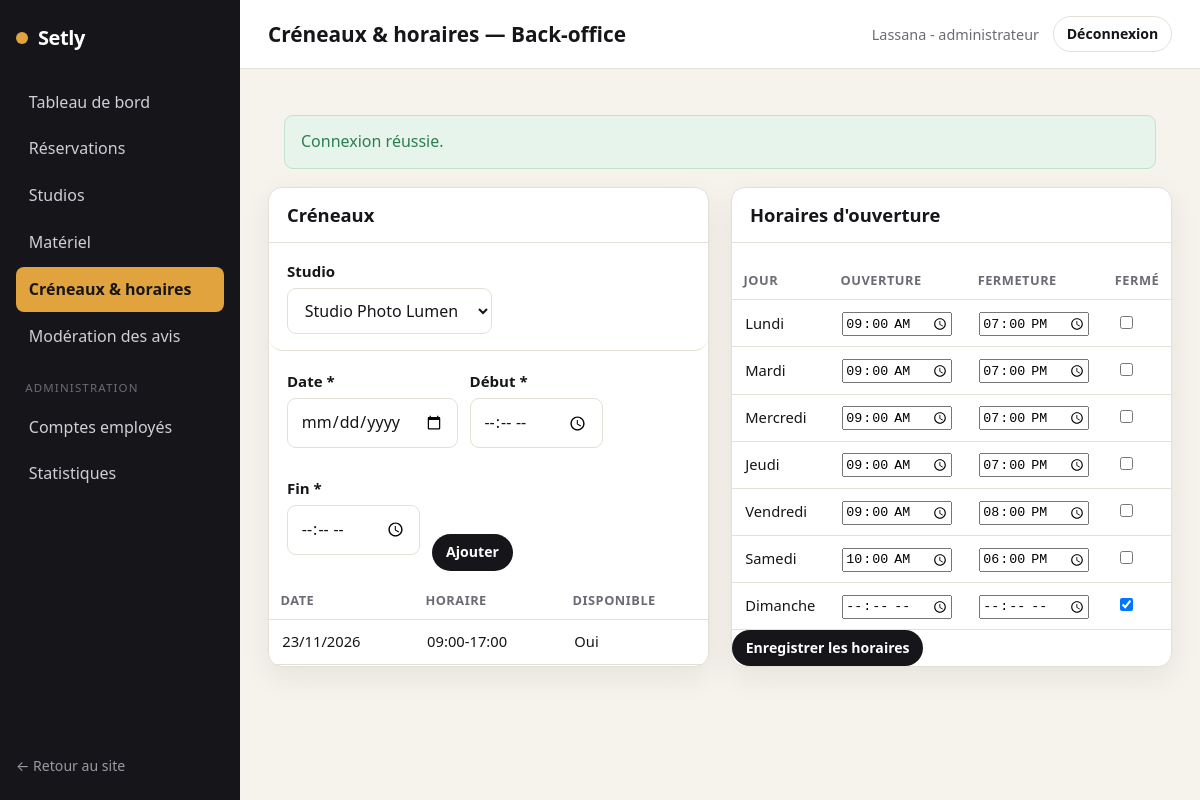
Screenshot of /back-office/creneaux (signed in) with the database file from the repository.
### tables this page shows
CREATE TABLE creneau (
    id_creneau   INT AUTO_INCREMENT PRIMARY KEY,
    id_studio    INT NOT NULL,
    date         DATE NOT NULL,
    heure_debut  TIME NOT NULL,
    heure_fin    TIME NOT NULL,
    disponible   TINYINT(1) NOT NULL DEFAULT 1,
    CONSTRAINT fk_creneau_studio FOREIGN KEY (id_studio) REFERENCES studio(id_studio) ON DELETE CASCADE
);

CREATE TABLE horaire (
    id_horaire      INT AUTO_INCREMENT PRIMARY KEY,
    jour_semaine    VARCHAR(10) NOT NULL,
    heure_ouverture TIME,
    heure_fermeture TIME,
    ferme           TINYINT(1) NOT NULL DEFAULT 0
);

### src/Controller/Controller.php (called while the page is built, shortened)
<?php
abstract class Controller
{
    protected function view(string $template, array $data = [], string $layout = 'layouts/main'): void
    {
        View::render($template, $data, $layout);
    }
}

### src/Controller/EmployeController.php (called while the page is built, shortened)
<?php
final class EmployeController extends Controller
{
    public function creneaux(Request $request): void
    {
        $idStudio = (int) $request->query('studio', 0);
        $studios  = Studio::all(true);
        if ($idStudio === 0 && $studios) {
            $idStudio = (int) $studios[0]['id_studio'];
        }
        $this->view('backoffice/creneaux', [
            'title'    => 'Créneaux & horaires — Back-office',
            'studios'  => $studios,
            'idStudio' => $idStudio,
            'creneaux' => $idStudio ? Creneau::forStudio($idStudio) : [],
            'horaires' => Horaire::all(),
        ], 'layouts/backoffice');
    }
}

### public/index.php (called while the page is built, shortened)
<?php
require __DIR__ . '/../src/bootstrap.php';
$routes = require __DIR__ . '/../config/routes.php';
$router = new Router($routes);
$router->dispatch(
    $_SERVER['REQUEST_METHOD'],
    parse_url($_SERVER['REQUEST_URI'], PHP_URL_PATH) ?: '/'
);

### src/bootstrap.php (called while the page is built, shortened)
<?php
spl_autoload_register(static function (string $class): void {
    $prefix  = 'App\\';
    $baseDir = __DIR__ . '/';
    $relative = substr($class, strlen($prefix));
    $file     = $baseDir . str_replace('\\', '/', $relative) . '.php';
});
App\Core\Config::load(require __DIR__ . '/../config/config.php');
require __DIR__ . '/helpers.php';

### src/Core/Config.php (called while the page is built, shortened)
<?php
final class Config
{
    private static array $items = [];
    public static function load(array $items): void
    {
        self::$items = $items;
    }
    public static function get(string $key, mixed $default = null): mixed
    {
        $segments = explode('.', $key);
        $value    = self::$items;
        foreach ($segments as $segment) {
            if (is_array($value) && array_key_exists($segment, $value)) {
                $value = $value[$segment];
            } else {
                return $default;
            }
        }
        return $value;
    }
}

### src/Core/Database.php (called while the page is built, shortened)
<?php
final class Database
{
    private static ?PDO $pdo = null;
    public static function connection(): PDO
    {
        if (self::$pdo instanceof PDO) {
            return self::$pdo;
        }
        $host = Config::get('db.host');
        $port = Config::get('db.port');
        $name = Config::get('db.name');
        $dsn  = "mysql:host={$host};port={$port};dbname={$name};charset=utf8mb4";
        $options = [
            PDO::ATTR_ERRMODE            => PDO::ERRMODE_EXCEPTION,
            PDO::ATTR_DEFAULT_FETCH_MODE => PDO::FETCH_ASSOC,
            PDO::ATTR_EMULATE_PREPARES   => false,
        ];
        $ca = (string) Config::get('db.ssl_ca');
        try {
            self::$pdo = new PDO($dsn, Config::get('db.user'), Config::get('db.pass'), $options);
        } catch (PDOException $e) {
            http_response_code(500);
            exit('Connexion à la base de données impossible.');
        }
        return self::$pdo;
    }
}

### src/Model/Studio.php (called while the page is built, shortened)
<?php
final class Studio
{
    public static function all(bool $withInactive = false): array
    {
        $sql = "SELECT s.*, t.libelle AS type_libelle
                FROM studio s JOIN type_studio t ON t.id_type = s.id_type";
        $sql .= " ORDER BY s.nom";
        return Database::connection()->query($sql)->fetchAll();
    }
}

### src/Core/Security.php (called while the page is built, shortened)
<?php
final class Security
{
    public static function e(?string $value): string
    {
        return htmlspecialchars((string) $value, ENT_QUOTES, 'UTF-8');
    }
}

### src/helpers.php (called while the page is built, shortened)
<?php
if (!function_exists('e')) {
    function e(?string $value): string
    {
        return Security::e($value);
    }
}

### src/Model/Creneau.php (called while the page is built, shortened)
<?php
final class Creneau
{
    public static function forStudio(int $idStudio): array
    {
        $stmt = Database::connection()->prepare(
            "SELECT * FROM creneau WHERE id_studio = :s AND date >= CURDATE()
             ORDER BY date, heure_debut LIMIT 100"
        );
        $stmt->execute([':s' => $idStudio]);
        return $stmt->fetchAll();
    }
}

### src/Model/Horaire.php (called while the page is built, shortened)
<?php
final class Horaire
{
    public static function all(): array
    {
        $rows = Database::connection()->query("SELECT * FROM horaire")->fetchAll();
        usort($rows, static fn ($a, $b) =>
            array_search($a['jour_semaine'], self::ORDER, true) <=> array_search($b['jour_semaine'], self::ORDER, true)
        );
        return $rows;
    }
}

### views/backoffice/creneaux.php (the view, shortened to what this page needs)
<div class="bo-cols">
    <div class="card">
        <div class="card__head"><h2>Créneaux</h2></div>
        <form class="filters filters--bo" method="get" action="/back-office/creneaux">
            <div class="field">
                <label for="c-studio">Studio</label>
                <select id="c-studio" name="studio" onchange="this.form.submit()">
                    <?php foreach ($studios as $s): ?>
                        <option value="<?= (int) $s['id_studio'] ?>" <?= (int) $s['id_studio'] === $idStudio ? 'selected' : '' ?>><?= e($s['nom']) ?></option>
                    <?php endforeach; ?>
                </select>
            </div>
        </form>
        <form action="/back-office/creneaux" method="post" class="form form--inline" novalidate data-validate>
            <div class="field"><label for="cr-date">Date *</label><input id="cr-date" type="date" name="date" required data-rule="required"></div>
            <div class="field"><label for="cr-deb">Début *</label><input id="cr-deb" type="time" name="heure_debut" required data-rule="required"></div>
            <div class="field"><label for="cr-fin">Fin *</label><input id="cr-fin" type="time" name="heure_fin" required data-rule="required"></div>
            <button class="btn btn--primary btn--sm" type="submit">Ajouter</button>
        </form>
        <div class="table-wrap">
            <table class="table">
                <thead><tr><th>Date</th><th>Horaire</th><th>Disponible</th></tr></thead>
                <tbody>
                    <?php foreach ($creneaux as $c): ?>
                        <tr>
                            <td><?= e(date('d/m/Y', strtotime($c['date']))) ?></td>
                            <td><?= e(substr((string) $c['heure_debut'], 0, 5)) ?>-<?= e(substr((string) $c['heure_fin'], 0, 5)) ?></td>
                            <td><?= (int) $c['disponible'] === 1 ? 'Oui' : 'Réservé' ?></td>
                        </tr>
                    <?php endforeach; ?>
                </tbody>
            </table>
        </div>
    </div>
    <div class="card">
        <div class="card__head"><h2>Horaires d'ouverture</h2></div>
        <form action="/back-office/horaires" method="post" class="form">
            <table class="table table--horaires">
                <thead><tr><th>Jour</th><th>Ouverture</th><th>Fermeture</th><th>Fermé</th></tr></thead>
                <tbody>
                    <?php foreach ($horaires as $h): $id = (int) $h['id_horaire']; ?>
                        <tr>
                            <td><?= e(ucfirst($h['jour_semaine'])) ?></td>
                            <td><input type="time" name="ouverture_<?= $id ?>" value="<?= e(substr((string) $h['heure_ouverture'], 0, 5)) ?>"></td>
                            <td><input type="time" name="fermeture_<?= $id ?>" value="<?= e(substr((string) $h['heure_fermeture'], 0, 5)) ?>"></td>
                            <td><input type="checkbox" name="ferme_<?= $id ?>" value="1" <?= (int) $h['ferme'] === 1 ? 'checked' : '' ?>></td>
                        </tr>
                    <?php endforeach; ?>
                </tbody>
            </table>
            <button class="btn btn--primary btn--sm" type="submit">Enregistrer les horaires</button>
        </form>
    </div>
</div>

### src/Core/Router.php (shortened to what this page needs)
<?php
final class Router
{
    public function dispatch(string $method, string $path): void
    {
        $path = rtrim($path, '/') ?: '/';
        foreach ($this->routes as [$routeMethod, $routePath, $handler, $access]) {
            if ($routeMethod !== $method) {
                continue;
            }
            $pattern = $this->toRegex($routePath);
            if (preg_match($pattern, $path, $matches)) {
                $params = array_filter(
                    $matches,
                    static fn ($k) => !is_int($k),
                    ARRAY_FILTER_USE_KEY
                );
                [$class, $action] = explode('@', $handler);
                $controller = new $fqcn();
                $controller->$action(new Request(), ...array_values($params));
                return;
            }
        }
    }
    private function toRegex(string $path): string
    {
        $regex = preg_replace('#\{([a-zA-Z_]+)\}#', '(?P<$1>[^/]+)', $path);
        return '#^' . $regex . '$#';
    }
}

### public/assets/css/style.css (style rules this page uses)
:root { --ink: #16161a; --ink-soft: #3a3a42; --muted: #6b6b76; --line: #e4e0d6; --bg: #ffffff; --bg-soft: #f6f3ec; --gold: #e0a33d; --gold-dark: #c4862a; --danger: #c0392b; --success: #2e7d52; --radius: 14px; --radius-sm: 9px; --shadow: 0 10px 30px rgba(22, 22, 26, 0.07); --maxw: 1140px; --font: "Segoe UI", system-ui, -apple-system, Roboto, Helvetica, Arial, sans-serif; }
* { box-sizing: border-box; }
html { scroll-behavior: smooth; }
body { margin: 0; font-family: var(--font); color: var(--ink); background: var(--bg); line-height: 1.6; -webkit-font-smoothing: antialiased; }
h1, h2, h3, h4 { line-height: 1.2; color: var(--ink); margin: 0 0 .5em; }
h2 { font-size: clamp(1.4rem, 3vw, 1.9rem); }
.btn { display: inline-flex; align-items: center; justify-content: center; gap: .4em; font: inherit; font-weight: 600; cursor: pointer; border: 1px solid transparent; border-radius: 999px; padding: .62em 1.3em; text-decoration: none; transition: .15s; white-space: nowrap; }
.btn--primary { background: var(--ink); color: #fff; }
.btn--sm { padding: .42em .9em; font-size: .88rem; }
.card { background: var(--bg); border: 1px solid var(--line); border-radius: var(--radius); box-shadow: var(--shadow); overflow: hidden; }
.card__head { display: flex; align-items: center; justify-content: space-between; padding: 16px 18px; border-bottom: 1px solid var(--line); }
.card__head h2 { margin: 0; font-size: 1.15rem; }
.filters { display: flex; gap: 14px; flex-wrap: wrap; align-items: end; background: var(--bg-soft); padding: 16px; border-radius: var(--radius); margin-bottom: 24px; }
.filters .field { margin: 0; }
.filters--bo { background: transparent; padding: 16px 18px; border-bottom: 1px solid var(--line); margin: 0; }
.form { margin-top: 18px; }
.field { margin-bottom: 16px; display: flex; flex-direction: column; }
.field label { font-weight: 600; margin-bottom: .35em; font-size: .94rem; }
.field input, .field select, .field textarea { font: inherit; padding: .62em .8em; border: 1px solid var(--line); border-radius: var(--radius-sm); background: #fff; color: var(--ink); width: 100%; }
.form--inline { display: flex; gap: 12px; align-items: end; flex-wrap: wrap; padding: 0 18px 10px; }
.bo { background: var(--bg-soft); }
.bo-cols { display: grid; grid-template-columns: 1fr 1fr; gap: 22px; }
.table-wrap { overflow-x: auto; }
.table { width: 100%; border-collapse: collapse; }
.table th, .table td { text-align: left; padding: .7em .9em; border-bottom: 1px solid var(--line); font-size: .92rem; }
.table th { font-size: .8rem; text-transform: uppercase; letter-spacing: .04em; color: var(--muted); }
.table--horaires input[type=time] { width: 110px; }

### rows the page displays
creneau: date "23/11/2026", heure_debut "09:00", heure_fin "17:00", disponible "Oui"
horaire: jour_semaine "Lundi", heure_ouverture "09:00", heure_fermeture "19:00"
horaire: jour_semaine "Mardi", heure_ouverture "09:00", heure_fermeture "19:00"
horaire: jour_semaine "Mercredi", heure_ouverture "09:00", heure_fermeture "19:00"
horaire: jour_semaine "Jeudi", heure_ouverture "09:00", heure_fermeture "19:00"
horaire: jour_semaine "Vendredi", heure_ouverture "09:00", heure_fermeture "20:00"
horaire: jour_semaine "Samedi", heure_ouverture "10:00", heure_fermeture "18:00"
horaire: jour_semaine "Dimanche", ferme "☑"

### other values shown
$f['message'] "Connexion réussie."
form field studio "Studio Photo Lumen"
